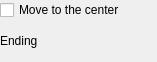
<?xml version="1.0" encoding="UTF-8"?>
<ui version="4.0">
 <class>AxisPrefEditingWidget</class>
 <widget class="QWidget" name="AxisPrefEditingWidget">
  <property name="geometry">
   <rect>
    <x>0</x>
    <y>0</y>
    <width>157</width>
    <height>62</height>
   </rect>
  </property>
  <property name="windowTitle">
   <string>Form</string>
  </property>
  <layout class="QVBoxLayout" name="verticalLayout">
   <property name="spacing">
    <number>0</number>
   </property>
   <property name="leftMargin">
    <number>0</number>
   </property>
   <property name="topMargin">
    <number>0</number>
   </property>
   <property name="rightMargin">
    <number>0</number>
   </property>
   <property name="bottomMargin">
    <number>0</number>
   </property>
   <item>
    <widget class="QCheckBox" name="isMovingToTheCenterEnabledCheckBox">
     <property name="text">
      <string>Move to the center</string>
     </property>
    </widget>
   </item>
   <item>
    <layout class="QHBoxLayout" name="horizontalLayout">
     <property name="spacing">
      <number>0</number>
     </property>
     <item>
      <widget class="QLabel" name="label">
       <property name="text">
        <string>Ending</string>
       </property>
      </widget>
     </item>
     <item>
      <widget class="AnyComboBox" name="endingComboBox" native="true"/>
     </item>
    </layout>
   </item>
  </layout>
 </widget>
 <customwidgets>
  <customwidget>
   <class>AnyComboBox</class>
   <extends>QWidget</extends>
   <header location="global">commonWidgets/anycombobox.h</header>
   <container>1</container>
  </customwidget>
 </customwidgets>
 <resources/>
 <connections/>
</ui>
